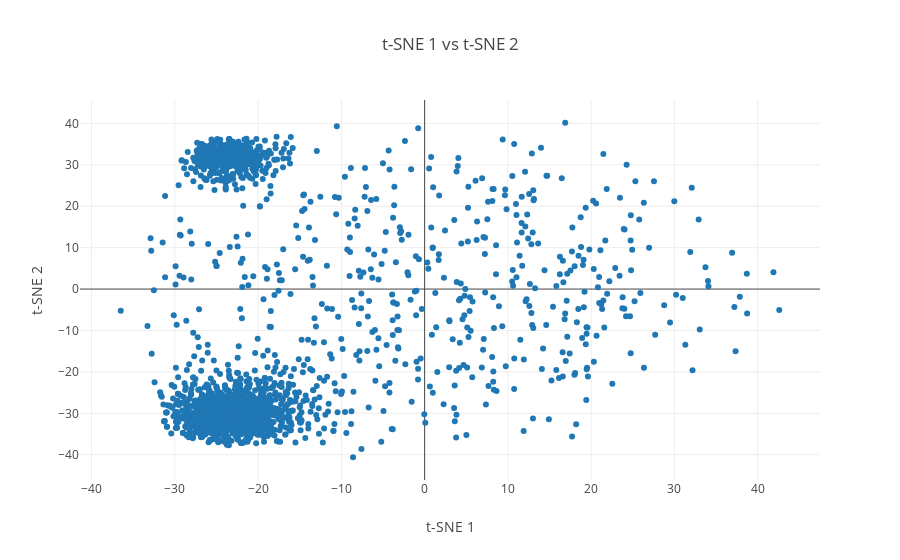

The notebook cell this image was saved under:
### Code cell
plot_words(lstm_tsne_embds, 0, 2000, 1)

### Figure 1 — Plotly figure (JSON) as saved in the notebook; plotly's stock layout.template omitted (floating-point values rounded to 4 significant figures; data arrays with more than 128 entries replaced by an {"elided": "..."} marker saying what was removed)
{"data": [{"mode": "markers", "text": {"elided": "2000 str values"}, "type": "scatter", "uid": "672ebdfe-7d05-4187-9522-10eb46835cb1", "x": {"elided": "2000 float values"}, "y": {"elided": "2000 float values"}}], "layout": {"hovermode": "closest", "title": "t-SNE 1 vs t-SNE 2", "xaxis": {"title": "t-SNE 1"}, "yaxis": {"title": "t-SNE 2"}}}
